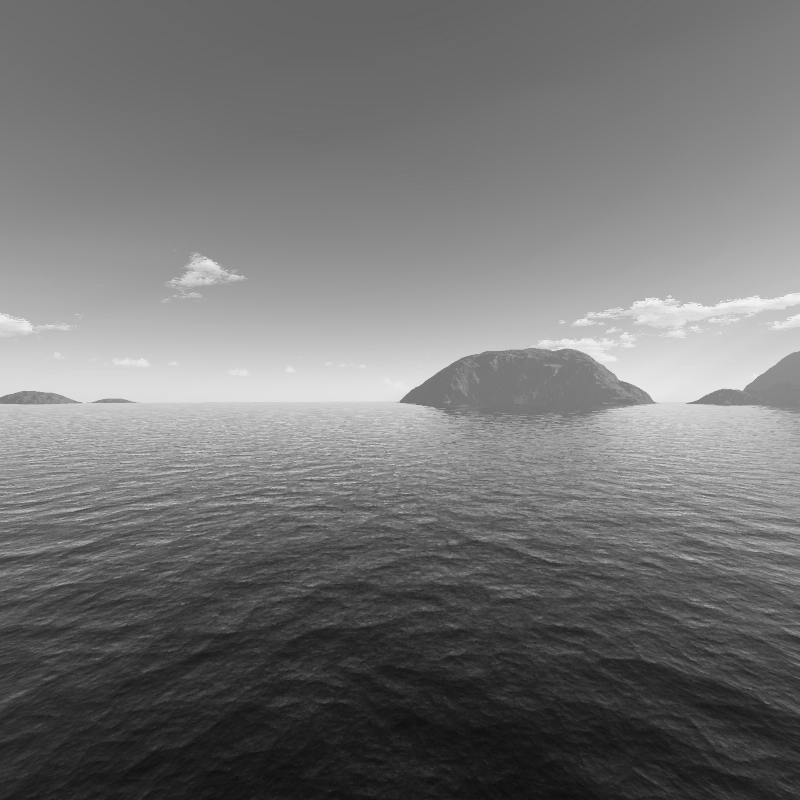
#> input picture 06.PGM8bitsParaPGMbinario/Entrada_EscalaCinza.pgm, 800 x 800 px
$ jupyter execute '06)_PGM8bitsParaPGMbinario.ipynb'
#> lines starting #> are read from the running program, lines starting #| are printed output that depends on the picture; after the words box and inside, x2 and y2 are one past the last pixel; in counts of white or black regions, pixels touching at a corner belong together
Sobre o arquivo de Imagem “Entrada.pgm” (8 bits em escala de cinza, 0-255 PGM – P2(ASCII)), gerar arquivo de saída no mesmo formato, porém binarizado, conforme regras a seguir:
III. Limiar = 128, se valorpixel <= limiar := 0 e valorpixel > limiar := 255;
Obs.: nesta atividade existe similaridade com a atividade 2, sendo o arquivo de saída tipo P1 (binário). Entretanto esta atividade terá como saída arquivo do tipo P1 (escala de cinza), no qual o arquivo de saída deve ter somente valores 0 e 255 no seu conteúdo.

[cell 1]
import numpy as np
from PIL import Image

imagem = Image.open("Entrada_EscalaCinza.pgm").convert("L")  # Garantindo que está em escala de cinza
#> imagem is the input picture: PIL image 800x800 L; min 13, max 243, mean 115.9
imagem_array = np.array(imagem)

# Aplicando a binarização com o limiar de 128
limiar = 128
imagem_binarizada_array = np.where(imagem_array > limiar, 255, 0).astype(np.uint8)
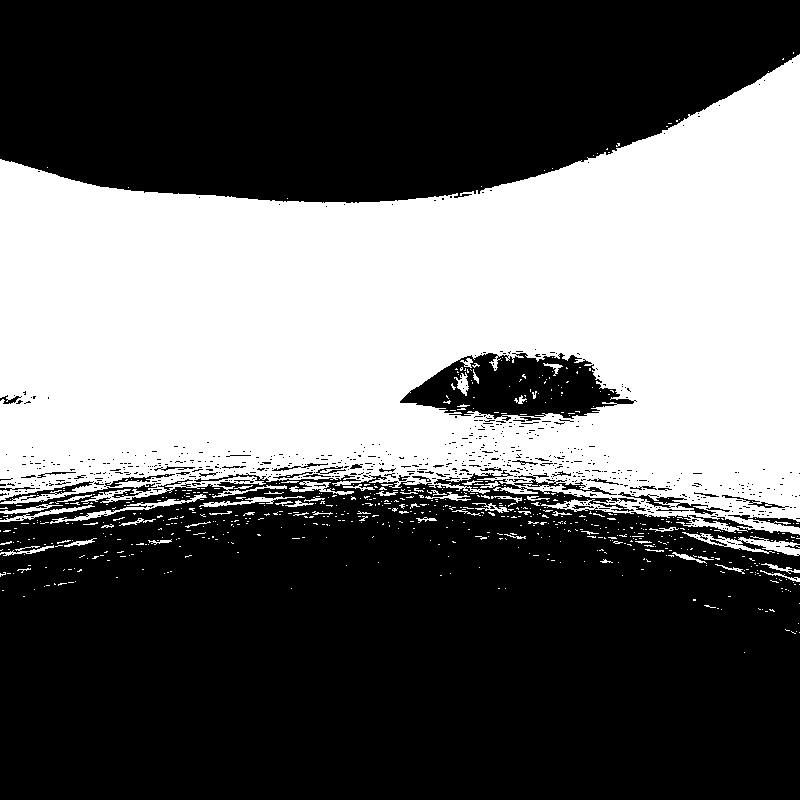
#> imagem_binarizada_array: shape (800, 800); 39.9% white; 683 white regions (619 under 20 px), largest, box (x1, y1, x2, y2) and area: (0, 54, 800, 535) 247271, (682, 532, 800, 556) 895, (50, 494, 207, 524) 617

# Salvar a imagem binarizada no formato P2 (PGM)
with open("Saida_binarizada.pgm", "w") as f:
    f.write("P2\n")  # Formato P2 (grayscale)
    f.write(f"{imagem_binarizada_array.shape[1]} {imagem_binarizada_array.shape[0]}\n")  # Largura e altura
    f.write("255\n")  # Valor máximo para escala de cinza é 255
    for linha in imagem_binarizada_array:
        f.write(" ".join(map(str, linha)) + "\n")  # Converte cada linha para texto e escreve no arquivo
